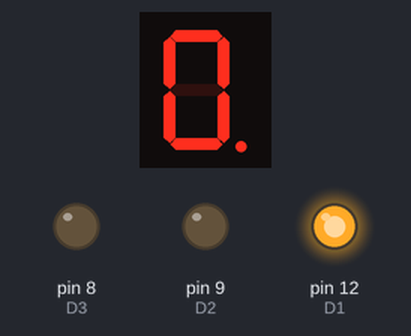
A sketch run on a simulated Arduino Uno, built with avr-gcc and run on an emulated ATmega328P. Parts: 1-digit seven-segment display, output pins drawn as LEDs (lit = HIGH). Wiring (inferred from the names in the program): 1-digit 7-segment display, segments lit when LOW: segments pin 11, pin 7, pin 4, pin 2, pin 1, pin 10, pin 5, pin 3. The segment pins are drawn as the display they are named for; pins used as bus, display or sensor lines are not drawn.

Above: at 0.1 s.
At 1.6 s:
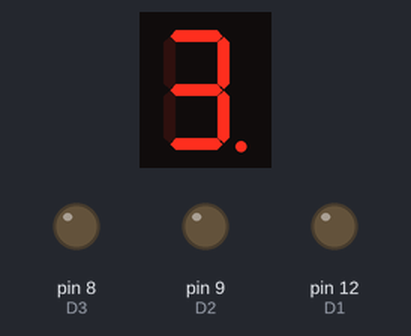
At 2.1 s:
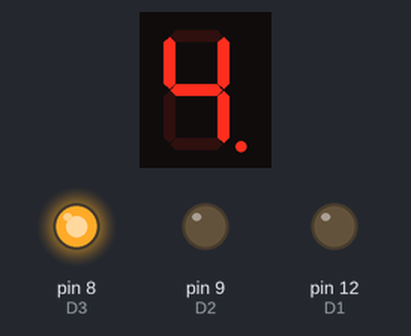
At 5.1 s:
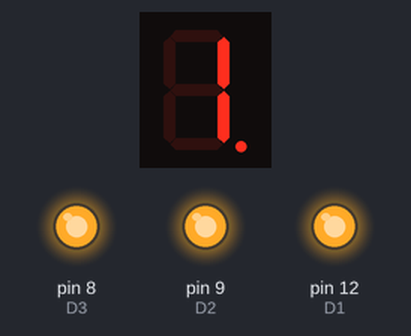
At 7.6 s:
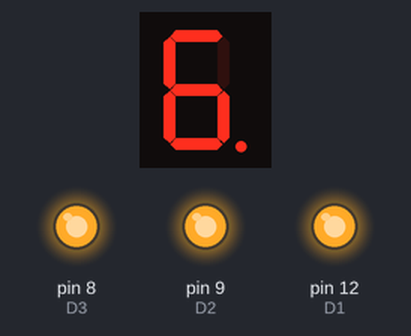
At 10.1 s:
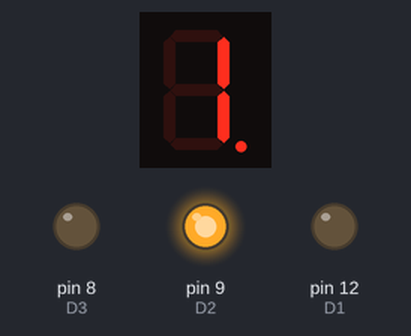
Timing chart, 0 to 40.0 s (numbered marks = the images above):
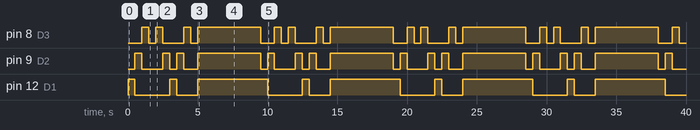

Measured:
- by itself, pin 8 (D3): repeats every 9.5 s: LOW 0.50 s, HIGH 0.50 s, LOW 1.5 s, HIGH 0.50 s, LOW 0.50 s, HIGH 4.5 s, LOW 1.0 s, HIGH 0.50 s
- by itself, pin 9 (D2): repeats every 9.5 s: LOW 1.5 s, HIGH 0.50 s, LOW 0.50 s, HIGH 0.50 s, LOW 1.0 s, HIGH 4.5 s, LOW 0.50 s, HIGH 0.50 s
- by itself, pin 12 (D1): repeats every 9.5 s: LOW 2.5 s, HIGH 0.50 s, LOW 1.5 s, HIGH 5.0 s
- what the display in image 1 shows lasts 0.5 s, from 1.5 s to 2.0 s

The sketch:

4Digit7SegmentDisplay.ino
```cpp
#include <SevSeg.h>

int pinA = 11;int pinB = 7;int pinC = 4;int pinD = 2;
int pinE = 1;int pinF = 10;int pinG = 5;
int pinDP = 3;int D1 = 12;int D2 = 9;int D3 = 8; int D4 = 6;

void setup() {
  pinMode(pinA, OUTPUT);
  pinMode(pinB, OUTPUT);
  pinMode(pinC, OUTPUT);
  pinMode(pinD, OUTPUT);
  pinMode(pinE, OUTPUT);
  pinMode(pinF, OUTPUT);
  pinMode(pinG, OUTPUT);
  pinMode(pinDP, OUTPUT);
  pinMode(D1, OUTPUT);
  pinMode(D2, OUTPUT);
  pinMode(D3, OUTPUT);
  pinMode(D4, OUTPUT);
}

void loop() {

  digit1();zero();delay(500);
  digit2();one();delay(500);
  digit3();two();delay(500);
  digit4();three();delay(500);
  digit3();four();delay(500);
  digit2();five();delay(500);
  digit1();six();delay(500);
  digit2();seven();delay(500);
  digit3();eight();delay(500);
  digit4();nine();delay(500);

  all4Digits();
  allNumbers();

}

//functions representing numbers 0-9
void zero(){
  digitalWrite(pinA, LOW);
  digitalWrite(pinB, LOW);
  digitalWrite(pinC, LOW);
  digitalWrite(pinD, LOW);
  digitalWrite(pinE, LOW);
  digitalWrite(pinF, LOW);
  digitalWrite(pinG, HIGH);
  }

void one(){
  digitalWrite(pinA, HIGH);
  digitalWrite(pinB, LOW);
  digitalWrite(pinC, LOW);
  digitalWrite(pinD, HIGH);
  digitalWrite(pinE, HIGH);
  digitalWrite(pinF, HIGH);
  digitalWrite(pinG, HIGH);
}

void two(){
  digitalWrite(pinA, LOW);
  digitalWrite(pinB, LOW);
  digitalWrite(pinC, HIGH);
  digitalWrite(pinD, LOW);
  digitalWrite(pinE, LOW);
  digitalWrite(pinF, HIGH);
  digitalWrite(pinG, LOW);
}

void three(){
  digitalWrite(pinA, LOW);
  digitalWrite(pinB, LOW);
  digitalWrite(pinC, LOW);
  digitalWrite(pinD, LOW);
  digitalWrite(pinE, HIGH);
  digitalWrite(pinF, HIGH);
  digitalWrite(pinG, LOW);
}

void four(){
  digitalWrite(pinA, HIGH);
  digitalWrite(pinB, LOW);
  digitalWrite(pinC, LOW);
  digitalWrite(pinD, HIGH);
  digitalWrite(pinE, HIGH);
  digitalWrite(pinF, LOW);
  digitalWrite(pinG, LOW);
}

void five(){
  digitalWrite(pinA, LOW);
  digitalWrite(pinB, HIGH);
  digitalWrite(pinC, LOW);
  digitalWrite(pinD, LOW);
  digitalWrite(pinE, HIGH);
  digitalWrite(pinF, LOW);
  digitalWrite(pinG, LOW);
}

void six(){
  digitalWrite(pinA, LOW);
  digitalWrite(pinB, HIGH);
  digitalWrite(pinC, LOW);
  digitalWrite(pinD, LOW);
  digitalWrite(pinE, LOW);
  digitalWrite(pinF, LOW);
  digitalWrite(pinG, LOW);
}

void seven(){
  digitalWrite(pinA, LOW);
  digitalWrite(pinB, LOW);
  digitalWrite(pinC, LOW);
  digitalWrite(pinD, HIGH);
  digitalWrite(pinE, HIGH);
  digitalWrite(pinF, HIGH);
  digitalWrite(pinG, HIGH);
}

void eight(){
  digitalWrite(pinA, LOW);
  digitalWrite(pinB, LOW);
  digitalWrite(pinC, LOW);
  digitalWrite(pinD, LOW);
  digitalWrite(pinE, LOW);
  digitalWrite(pinF, LOW);
  digitalWrite(pinG, LOW);
}

void nine(){
  digitalWrite(pinA, LOW);
  digitalWrite(pinB, LOW);
  digitalWrite(pinC, LOW);
  digitalWrite(pinD, HIGH);
  digitalWrite(pinE, HIGH);
  digitalWrite(pinF, LOW);
  digitalWrite(pinG, LOW);
}

void allNumbers(){
  one();delay(500);
  two();delay(500);
  three();delay(500);
  four();delay(500);
  five();delay(500);
  six();delay(500);
  seven();delay(500);
  eight();delay(500);
  nine();delay(500);
}

void turnOffAllSegments(){
  digitalWrite(pinA, LOW);
  digitalWrite(pinB, LOW);
  digitalWrite(pinC, LOW);
  digitalWrite(pinD, LOW);
  digitalWrite(pinE, LOW);
  digitalWrite(pinF, LOW);
  digitalWrite(pinG, LOW);
}

void digit1(){
  digitalWrite(D1, HIGH);
  digitalWrite(D2, LOW);
  digitalWrite(D3, LOW);
  digitalWrite(D4, LOW);
}

void digit2(){
  digitalWrite(D1, LOW);
  digitalWrite(D2, HIGH);
  digitalWrite(D3, LOW);
  digitalWrite(D4, LOW);
}

void digit3(){
  digitalWrite(D1, LOW);
  digitalWrite(D2, LOW);
  digitalWrite(D3, HIGH);
  digitalWrite(D4, LOW);
}

void digit4(){
  digitalWrite(D1, LOW);
  digitalWrite(D2, LOW);
  digitalWrite(D3, LOW);
  digitalWrite(D4, HIGH);
}

void all4Digits(){
  digitalWrite(D1, HIGH);
  digitalWrite(D2, HIGH);
  digitalWrite(D3, HIGH);
  digitalWrite(D4, HIGH);
}
```
